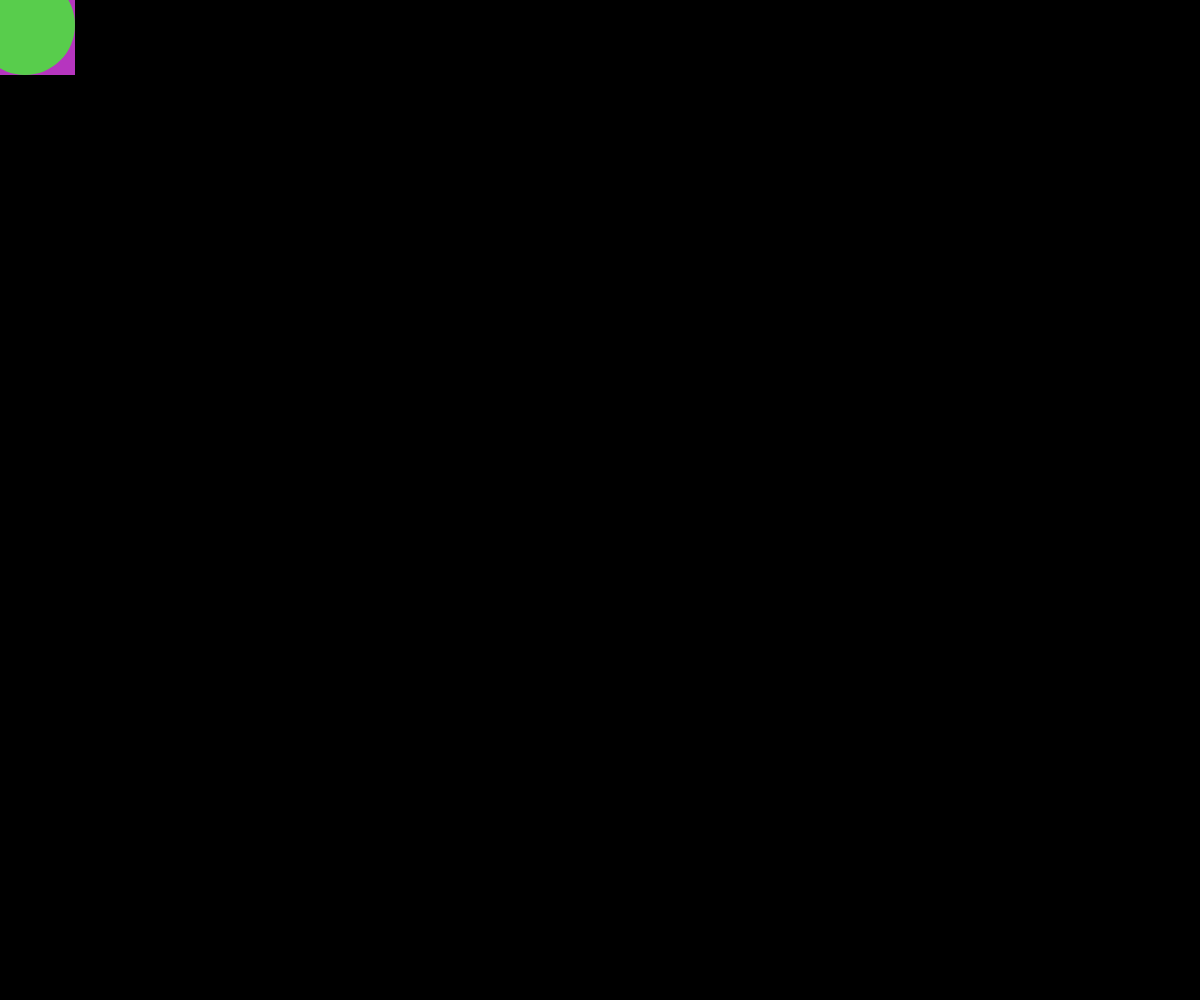
Frame 1 (no input)
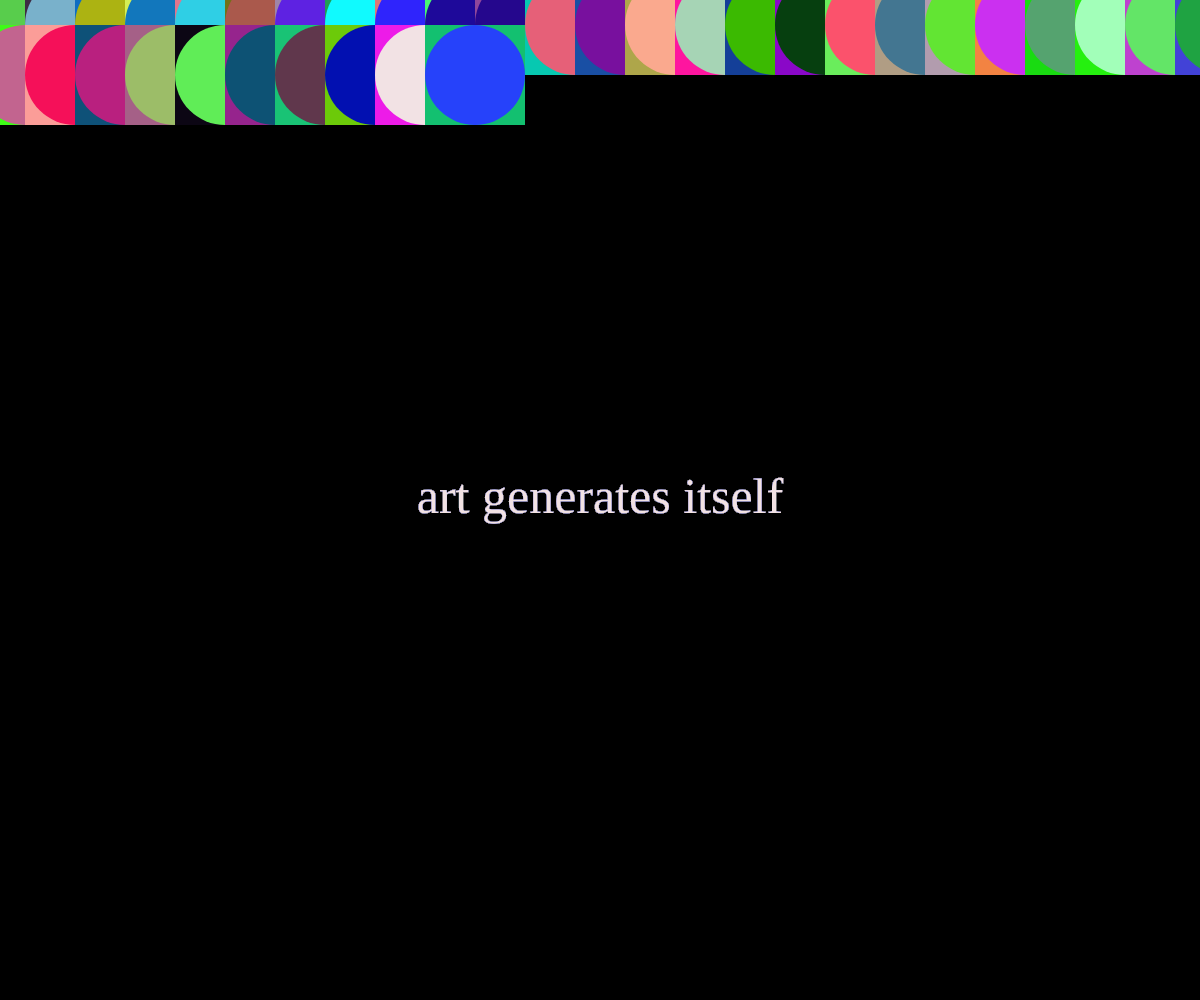
Frame 60 (no input)
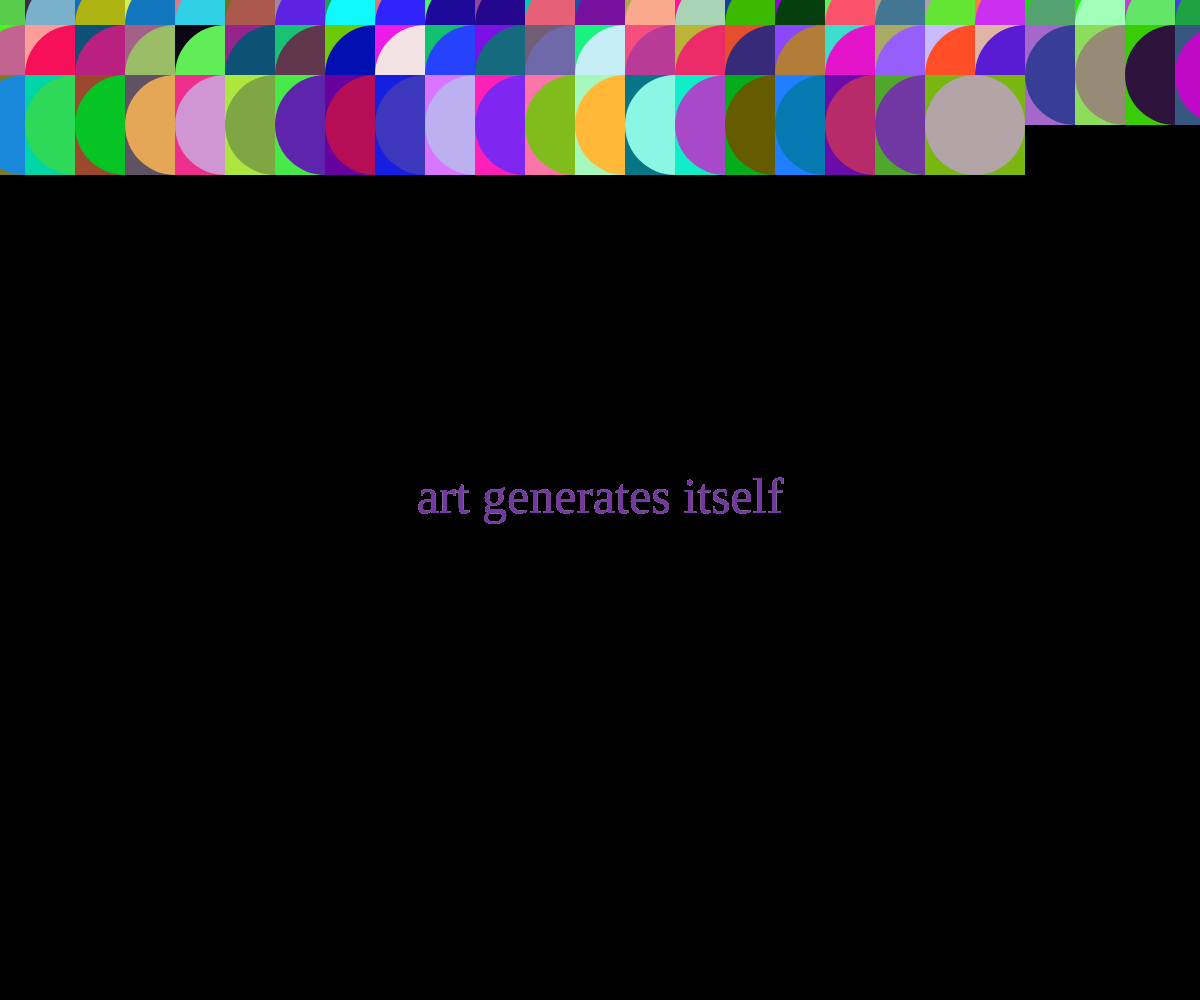
Frame 120 (the mouse pressed at the canvas centre since frame 60)

The p5.js sketch that drew these frames (run headless with seeded random() and noise() and a simulated clock; from frame 60 on, the mouse is pressed at the canvas centre):

// p5.js sketch
// ── sketch.js
//variables
let r = 1;
let g = 1;
let b = 1;

let horizontalp = 1;
let verticalp = 1;

function setup() {
  noStroke();
  createCanvas(windowWidth, windowHeight);
  background("black");
  frameRate(60);

  rectMode(CENTER); //i don't need circlemode cause it's already drawn in the center
}

//draw the squares and the circles, the text
function draw() {
  textSize(50);
  textFont("cooper");
  text("art generates itself", windowWidth / 2, windowHeight / 2);
  textAlign(CENTER, CENTER);

  r = random(0, 255);
  g = random(0, 255);
  b = random(0, 255);
  fill(r, g, b);
  rect(25 * horizontalp, 25 * verticalp, 100, 100);

  r = random(0, 255);
  g = random(0, 255);
  b = random(0, 255);
  fill(r, g, b);
  circle(25 * horizontalp, 25 * verticalp, 100, 100);

  //increasing the horizontal and vertical position so i can cover the whole screen with the shapes
  horizontalp = horizontalp + 2;
  if (horizontalp > 100) {
    verticalp = verticalp + 2;
    horizontalp = 1;
  }

  if (verticalp > 35) {
    horizontalp = horizontalp + 4;
    verticalp = 1;
  }
}

function windowResized() {
  resizeCanvas(windowWidth, windowHeight);
}
